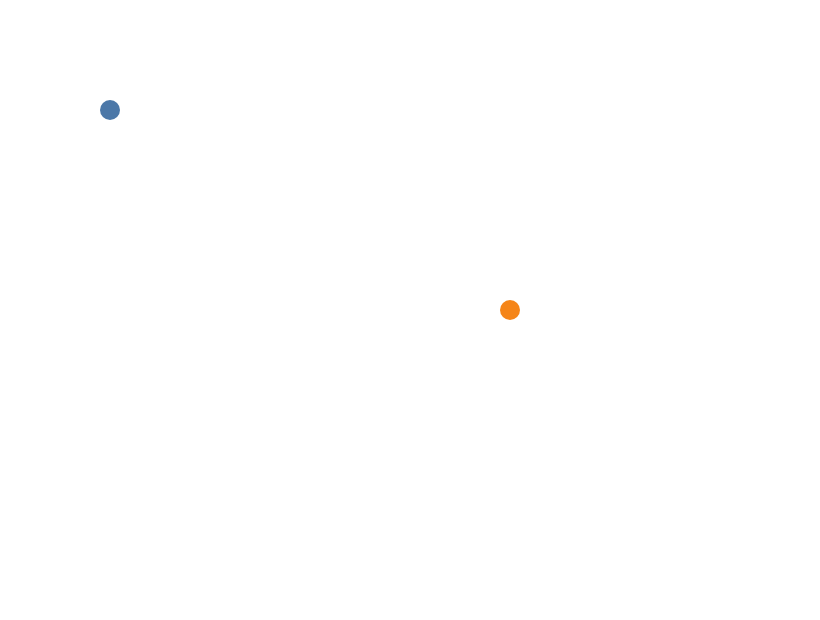

Write a Vega-Lite specification for this figure.
### Vega specification from a JSON file in a GitHub repository (floating-point values rounded to 4 significant figures)
{"$schema": "https://vega.github.io/schema/vega/v6.json", "width": 400, "height": 300, "padding": 5, "autosize": "none", "data": [{"name": "table", "values": [{"x": 50, "y": 50, "fill": "#4c78a8"}, {"x": 150, "y": 100, "fill": null}, {"x": 250, "y": 150, "fill": "#f58518"}]}], "marks": [{"type": "symbol", "from": {"data": "table"}, "encode": {"update": {"x": {"field": "x"}, "y": {"field": "y"}, "size": {"value": 100}, "fill": {"field": "fill"}}}}]}
